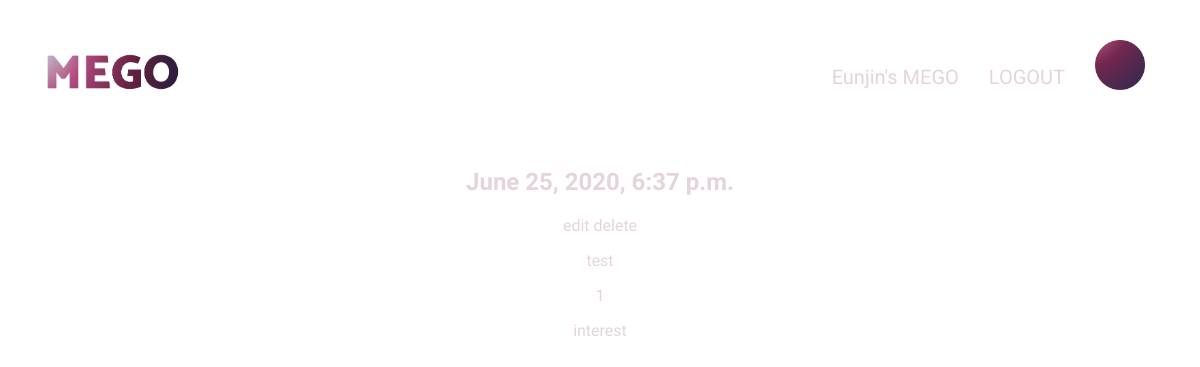
The page /MEgo/1/ (signed in) on the database its author committed.
### MEgo/models.py (models this page shows, shortened)
class User(AbstractBaseUser, PermissionsMixin):
    objects = UserManager()
    email = models.EmailField(
        max_length=255,
        unique=True,
    )
    nickname = models.CharField(
        max_length=20,
        null=False,
        unique=True
    )
    user_id = models.CharField(
        max_length=20,
        null=False,
        unique=True
    )
    is_active = models.BooleanField(default=True)
    is_admin = models.BooleanField(default=False)
    is_superuser = models.BooleanField(default=False)
    is_staff = models.BooleanField(default=False)
    date_joined = models.DateTimeField(auto_now_add=True)
    age = models.IntegerField(null = False)
    gender = models.CharField(max_length=200, null = False)
    USERNAME_FIELD = 'user_id'
    REQUIRED_FIELDS = ['email','nickname']

class Experience(models.Model):
    author = models.ForeignKey(settings.AUTH_USER_MODEL, on_delete=models.CASCADE, default='admin')
    input_date = models.DateTimeField(
            default=timezone.now)
    exp_date = models.DateTimeField(
            default=timezone.now)
    walks = models.IntegerField(blank=True, null=True)
    sleep = models.FloatField(blank=True, null=True)
    deep_sleep = models.FloatField(blank=True, null=True)
    heartbeat = models.IntegerField(blank=True, null=True)
    calorie = models.IntegerField(blank=True, null=True)
    distance = models.FloatField(blank=True, null=True)
    event = models.TextField()
    thoughts = models.TextField()
    emotion = models.TextField()
    importance = models.IntegerField()
    future = models.IntegerField(default=0)
    related_people = models.CharField(max_length=200, blank=True, null=True)
    related_place = models.CharField(max_length=200, blank=True, null=True)
    photo = models.ImageField(blank=True,upload_to=user_path)  # path based on the function and settings
    thumbnail_photo = models.ImageField(blank=True, upload_to=user_path) # it is not required field
    media_links = models.TextField(blank=True, null=True)
    emotion_color = models.CharField(max_length=100, default="", blank=True, null=True)

### MEgo/views.py (the view)
# urls.py: path('MEgo/<int:pk>/', views.experience_detail, name='experience_detail'),
@login_required
def experience_detail(request, pk):
    exp = get_object_or_404(Experience, pk=pk)
    return render(request, 'MEgo/experience_detail.html', {'exp':exp})

### MEgo/templates/MEgo/experience_detail.html (shortened to what this page needs)
{% extends 'MEgo/base.html' %}
{% load static %}
{% block content %}
    <div class="exp">
        <h2>{{ exp.exp_date }}</h2>
        <a href="{% url 'experience_edit' pk=exp.pk %}">edit</a>
        <a href="{% url 'experience_delete' pk=exp.pk %}">delete</a>
        <p>{{ exp.event|linebreaksbr }}</p>
        <p>{{ exp.thoughts|linebreaksbr }}</p>
        <p>{{ exp.emotion|linebreaksbr }}</p>
    </div>
{% endblock %}

### MEgo/templates/MEgo/base.html (shortened to what this page needs)
{% load static %}
{% load widget_tweaks %}
<html>
    <head>
        <link rel="stylesheet" type="text/css" href="{% static 'css/MEgo.css' %}">
    </head>
    <body>
        <header class="page-header">
            <h1 id="logo"><a href="{% url 'experience_circle' %}"><img src="{% static "Icons/Mego_color.png" %}" height="50"></a></h1>
            <nav>
                <ul class="top-menu">
                    <li><a>{{ user.nickname }}'s MEGO</a></li>
                    <li><a href="{% url 'logout' %}">LOGOUT</a></li>
                    <li><a href="{% url 'analysis_report' %}"><img src="{% static "Icons/megosymbol.png" %}" width="50" height="50"></a></li>
                </ul>
            </nav>
        </header>
        <div class="content container">
            <center>
            {% block content %}
            {% endblock %}
            </center>
        </div>
    </body>
</html>

### MEgo/static/css/MEgo.css (style rules this page uses)
.page-header { margin-top: 0; padding: 20px 20px 20px 40px; position: fixed; top: 0; left: 0; right: 0; background: none; }
.top-menu, .top-menu:hover, .top-menu:visited { margin-block-start: 20px; margin-block-end: 20px; color: #ffffff; float: right; font-size: 15pt; margin-right: 20px; }
.top-menu li { float: left; list-style:none; }
.top-menu a { line-height:75px; padding:0 15px; }
#logo { float: left; font-family: 'Catamaran', sans-serif; font-weight: 900; font-size: 30pt; line-height:75px; }
.exp { margin-bottom: 70px; }
a { text-decoration:none; color: rgb(229,211,221); }
h1, h2, h3, h4 { font-family: 'Catamaran', sans-serif; font-weight: 900; }

### MEgo/templates/MEgo/base.html (style rules this page uses)
body { background: white; font-family: 'Catamaran', sans-serif; font-weight: 400; color: rgb(229,211,221); padding-top : 160px; }

### rows shown on the page
User: nickname "Eunjin"
Experience: exp_date "June 25, 2020, 6:37 p.m.", event "test", thoughts "1", emotion "interest"
